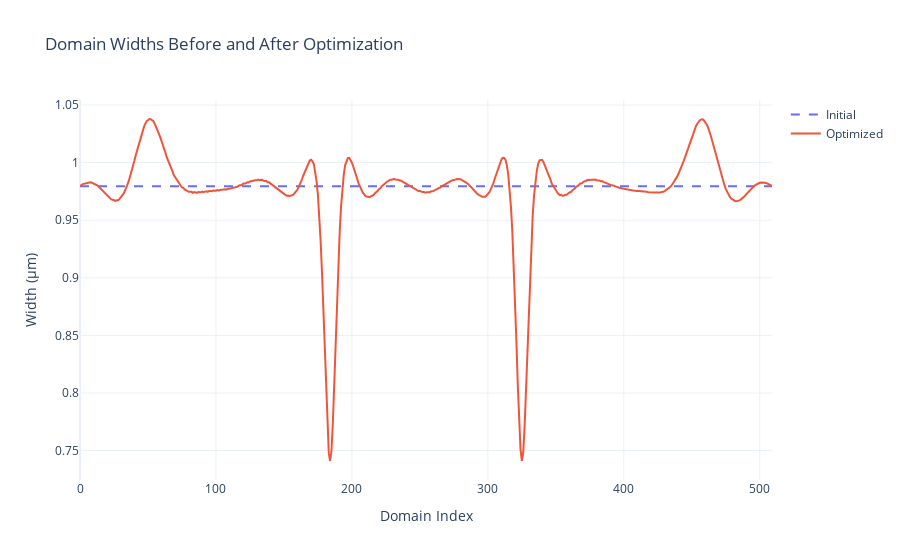
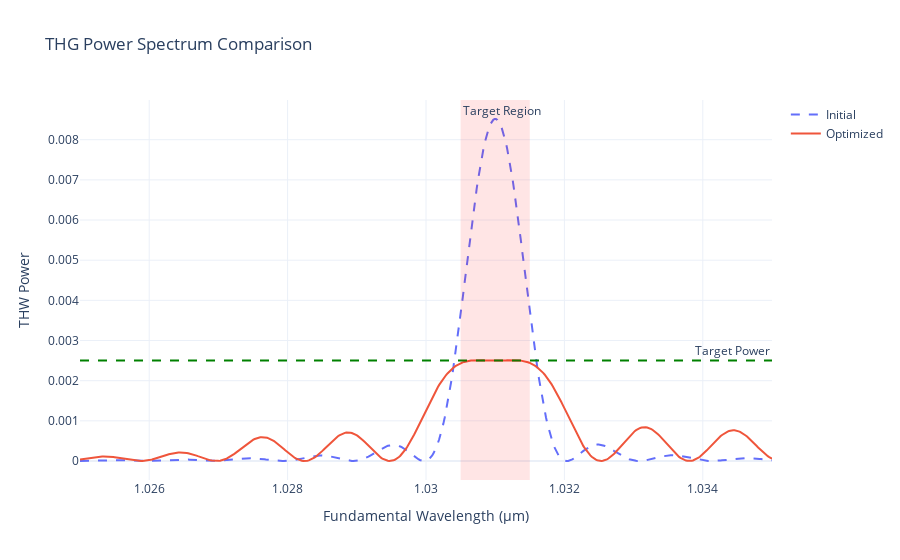

Write notebook code for charts like these, in order.
### Code cell
from collections.abc import Callable
from dataclasses import dataclass

import jax
import jax.numpy as jnp
import optax  # pyright: ignore[reportMissingTypeStubs]
import plotly.graph_objects as go  # pyright: ignore[reportMissingTypeStubs]
from jax import Array, jit
from jax_tqdm.loop_pbar import loop_tqdm

from qpm import cwes, mgoslt


# --- Regularization Strategies ---
def tv_regularization(domain_widths: Array, lambda_val: float) -> Array:
    """Total Variation (TV) regularization penalizes the absolute difference between adjacent parameter values."""
    return lambda_val * jnp.sum(jnp.abs(jnp.diff(domain_widths)))


REGULARIZATION_FNS: dict[str, Callable[[Array, float], Array]] = {
    "tv": tv_regularization,
}


# --- Data Structures for Configuration and Parameters ---
@dataclass(frozen=True)
class Config:
    design_temp: float = 70.0
    design_wl: float = 1.031
    target_length: float = 500.0
    max_iters: int = 100
    prng_seed: int = 42
    kappa_mag: float = 1.31e-4 / (2 / jnp.pi)
    kappa_target_length: float = 2000.0
    # Full spectrum calculation range
    wl_start: float = 1.025
    wl_end: float = 1.035
    num_points: int = 500
    # Target flat-top region for the loss function
    flat_top_wl_start: float = 1.0305
    flat_top_wl_end: float = 1.0315
    target_power: float = 0.0025
    regularization: str | None = None
    lambda_val: float = 1e-3


@dataclass(frozen=True)
class SimulationParameters:
    kappa_array: Array
    b_initial: Array


# --- Core JAX Functions ---
def make_broadening_loss_fn(
    sim_params: SimulationParameters,
    config: Config,
    regularization_fn: Callable[[Array, float], Array] | None = None,
    lambda_val: float = 0.0,
) -> Callable[[Array], Array]:
    """Creates a loss function that calculates the MSE between the simulated power in a specified spectral region and a target power."""
    # Pre-calculate wavelengths for the full spectrum
    wls = jnp.linspace(config.wl_start, config.wl_end, config.num_points)
    delta_k1s_full = mgoslt.calc_twm_delta_k(wls, wls, config.design_temp)
    delta_k2s_full = mgoslt.calc_twm_delta_k(wls, wls / 2, config.design_temp)

    # Find indices for the flat-top region
    flat_top_indices = jnp.where((wls >= config.flat_top_wl_start) & (wls <= config.flat_top_wl_end))

    # JIT-compiled vmap function for spectrum calculation
    compute_spectrum_vmap = jit(jax.vmap(cwes.simulate_twm, in_axes=(None, 0, 0, None)))

    @jit
    def loss_fn(domain_widths: Array) -> Array:
        # 1. Simulate the full power spectrum
        superlattice = jnp.stack([domain_widths, sim_params.kappa_array], axis=1)
        final_vectors = compute_spectrum_vmap(superlattice, delta_k1s_full, delta_k2s_full, sim_params.b_initial)
        thw_powers = jnp.abs(final_vectors[:, 2]) ** 2

        # 2. Slice the spectrum to the target region
        flat_top_powers = thw_powers[flat_top_indices]

        # 3. Calculate the Mean Squared Error loss
        mse_loss = jnp.mean(jnp.square(flat_top_powers - config.target_power))

        # 4. Add regularization
        loss = mse_loss
        if regularization_fn:
            loss += regularization_fn(domain_widths, lambda_val)
        return loss

    return loss_fn


# --- Workflow Functions ---
def _initialize_grating(config: Config) -> tuple[Array, Array]:
    """Generates initial grating parameters."""
    print("1. Generating initial grating parameters...")
    # Use the center of the flat-top region for initial domain length calculation
    center_wl = (config.flat_top_wl_start + config.flat_top_wl_end) / 2
    delta_k2 = mgoslt.calc_twm_delta_k(center_wl, center_wl / 2, config.design_temp)

    domain_len_thg = jnp.pi / delta_k2
    num_domains = int(jnp.round(config.target_length / domain_len_thg))
    print(f"   - Base domain width from calculation: {domain_len_thg:.4f} μm")
    print(f"   - Total number of domains: {num_domains}")

    kappa_array = config.kappa_mag * jnp.power(-1.0, jnp.arange(num_domains))

    initial_widths = jnp.full(num_domains, domain_len_thg)
    # key = jax.random.PRNGKey(config.prng_seed)
    # noise = jax.random.normal(key, shape=(num_domains,)) * (domain_len_thg * 0.02)
    # initial_widths = initial_widths + noise

    return kappa_array, initial_widths


def _run_optimization(
    initial_widths: Array,
    sim_params: SimulationParameters,
    config: Config,
) -> Array:
    """Sets up and runs the L-BFGS optimization."""
    print("2. Setting up loss function and L-BFGS optimizer...")
    regularization_fn = REGULARIZATION_FNS.get(config.regularization) if config.regularization else None
    loss_fn = make_broadening_loss_fn(sim_params, config, regularization_fn, config.lambda_val)
    solver = optax.lbfgs()

    @jit
    def run_full_optimization(initial_params: Array) -> Array:
        @loop_tqdm(config.max_iters, desc="Optimizing")
        def step(_: int, state: tuple[Array, optax.OptState]) -> tuple[optax.Params, optax.OptState]:
            params, opt_state = state
            value, grad = jax.value_and_grad(loss_fn)(params)
            updates, opt_state = solver.update(grad, opt_state, params, value=value, grad=grad, value_fn=loss_fn)
            params = optax.apply_updates(params, updates)
            return params, opt_state

        initial_opt_state = solver.init(initial_params)
        optimized_params, _ = jax.lax.fori_loop(0, config.max_iters, step, (initial_params, initial_opt_state))
        return optimized_params

    print("3. Running JIT-compiled optimization...")
    print(f"   - Initial Loss: {loss_fn(initial_widths):.4f}")

    optimized_widths = run_full_optimization(initial_widths)
    optimized_widths.block_until_ready()

    print(f"   - Optimized Loss: {loss_fn(optimized_widths):.4f}")
    return optimized_widths


# --- Visualization Functions ---
def _calculate_spectrum(domain_widths: Array, sim_params: SimulationParameters, config: Config) -> tuple[Array, Array]:
    """Helper function to compute the THW power spectrum for a given grating."""
    wls = jnp.linspace(config.wl_start, config.wl_end, config.num_points)
    delta_k1s = mgoslt.calc_twm_delta_k(wls, wls, config.design_temp)
    delta_k2s = mgoslt.calc_twm_delta_k(wls, wls / 2, config.design_temp)

    compute_spectrum_vmap = jit(jax.vmap(cwes.simulate_twm, in_axes=(None, 0, 0, None)))

    superlattice = jnp.stack([domain_widths, sim_params.kappa_array], axis=1)
    final_vectors = compute_spectrum_vmap(superlattice, delta_k1s, delta_k2s, sim_params.b_initial)
    thw_powers = jnp.abs(final_vectors[:, 2]) ** 2
    return wls, thw_powers


def _plot_domain_widths(initial_widths: Array, optimized_widths: Array) -> None:
    """Plots the domain widths before and after optimization."""
    fig = go.Figure()
    fig.add_trace(go.Scatter(y=initial_widths, mode="lines", name="Initial", line={"dash": "dash"}))
    fig.add_trace(go.Scatter(y=optimized_widths, mode="lines", name="Optimized"))
    fig.update_layout(
        title_text="Domain Widths Before and After Optimization",
        xaxis_title="Domain Index",
        yaxis_title="Width (μm)",
        template="plotly_white",
    )
    fig.show()


def _plot_thw_power_spectrum(
    initial_widths: Array,
    optimized_widths: Array,
    sim_params: SimulationParameters,
    config: Config,
) -> None:
    """Plots the THW power spectrum before and after optimization."""
    wls, initial_effs = _calculate_spectrum(initial_widths, sim_params, config)
    _, optimized_effs = _calculate_spectrum(optimized_widths, sim_params, config)

    fig = go.Figure()
    fig.add_trace(go.Scatter(x=wls, y=initial_effs, mode="lines", name="Initial", line={"dash": "dash"}))
    fig.add_trace(go.Scatter(x=wls, y=optimized_effs, mode="lines", name="Optimized"))
    fig.add_hline(
        y=config.target_power,
        line_width=2,
        line_dash="dash",
        line_color="green",
        annotation_text="Target Power",
    )
    fig.add_vrect(
        x0=config.flat_top_wl_start,
        x1=config.flat_top_wl_end,
        fillcolor="red",
        opacity=0.1,
        line_width=0,
        annotation_text="Target Region",
        annotation_position="top left",
    )
    fig.update_layout(
        title_text="THG Power Spectrum Comparison",
        xaxis_title="Fundamental Wavelength (μm)",
        yaxis_title="THW Power",
        template="plotly_white",
    )
    fig.show()


def main() -> None:
    """Main script execution."""
    config = Config()

    # 1. Generate initial physical parameters and domain widths
    kappa_array, initial_widths = _initialize_grating(config)

    # 2. Bundle fixed simulation parameters into a single object
    fw_initial = 1 / 3
    sim_params = SimulationParameters(
        kappa_array=kappa_array,
        b_initial=jnp.array([jnp.sqrt(fw_initial), jnp.sqrt(fw_initial * 2), 0.0], dtype=jnp.complex64),
    )

    # 3. Run the optimization on the full set of parameters
    optimized_widths = _run_optimization(initial_widths, sim_params, config)

    # 4. Visualize optimization results
    print("4. Visualizing optimization results...")
    _plot_domain_widths(initial_widths, optimized_widths)
    _plot_thw_power_spectrum(initial_widths, optimized_widths, sim_params, config)


if __name__ == "__main__":
    main()

### Figure 1 — Plotly figure (JSON) as saved in the notebook; plotly's stock layout.template omitted (floating-point values rounded to 4 significant figures; data arrays with more than 128 entries replaced by an {"elided": "..."} marker saying what was removed)
{"data": [{"line": {"dash": "dash"}, "mode": "lines", "name": "Initial", "type": "scatter", "y": {"elided": "510 float values"}}, {"mode": "lines", "name": "Optimized", "type": "scatter", "y": {"elided": "510 float values"}}], "layout": {"title": {"text": "Domain Widths Before and After Optimization"}, "xaxis": {"title": {"text": "Domain Index"}}, "yaxis": {"title": {"text": "Width (μm)"}}}}

### Figure 2 — Plotly figure (JSON) as saved in the notebook; plotly's stock layout.template omitted (floating-point values rounded to 4 significant figures; data arrays with more than 128 entries replaced by an {"elided": "..."} marker saying what was removed)
{"data": [{"line": {"dash": "dash"}, "mode": "lines", "name": "Initial", "type": "scatter", "x": {"elided": "500 float values"}, "y": {"elided": "500 float values"}}, {"mode": "lines", "name": "Optimized", "type": "scatter", "x": {"elided": "500 float values"}, "y": {"elided": "500 float values"}}], "layout": {"annotations": [{"showarrow": false, "text": "Target Power", "x": 1, "xanchor": "right", "xref": "x domain", "y": 0.0025, "yanchor": "bottom", "yref": "y"}, {"showarrow": false, "text": "Target Region", "x": 1.03, "xanchor": "left", "xref": "x", "y": 1, "yanchor": "top", "yref": "y domain"}], "shapes": [{"line": {"color": "green", "dash": "dash", "width": 2}, "type": "line", "x0": 0, "x1": 1, "xref": "x domain", "y0": 0.0025, "y1": 0.0025, "yref": "y"}, {"fillcolor": "red", "line": {"width": 0}, "opacity": 0.1, "type": "rect", "x0": 1.03, "x1": 1.032, "xref": "x", "y0": 0, "y1": 1, "yref": "y domain"}], "title": {"text": "THG Power Spectrum Comparison"}, "xaxis": {"title": {"text": "Fundamental Wavelength (μm)"}}, "yaxis": {"title": {"text": "THW Power"}}}}
